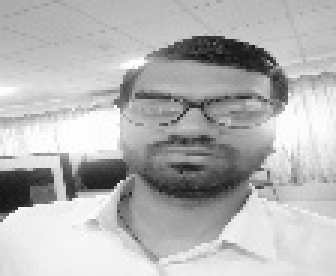
#> input picture Lab8/Test/5 files from Aman Verma on Mar 4, 2024/Aman_12.jpg, 112 x 92 px, found by its file name (shown 3 times larger)
$ jupyter execute --allow-errors Task2+3.ipynb
#> lines starting #> are read from the running program, lines starting #| are printed output that depends on the picture
[cell 1]
import os
import re
from PIL import Image
import numpy as np

def read_images(directory):
    x_train = []
    y_train = []
    target_width = 92
    target_height = 112

    # Loop through each friend's directory in the train directory
    for friend_dir in os.listdir(directory):
        friend_path = os.path.join(directory, friend_dir)

        # Check if the path is a directory
        if os.path.isdir(friend_path):
            print(f"Processing directory: {friend_path}")  # Print the current directory being processed

            # Loop through each image in the friend's directory
            for image_file in os.listdir(friend_path):
                image_path = os.path.join(friend_path, image_file)

                try:
                    # Check if the file is an image
                    if os.path.isfile(image_path) and image_file.lower().endswith(('.png', '.jpg', '.jpeg')):
                        # Open the image using PIL and convert to grayscale
                        img = Image.open(image_path).convert('L')

                        # Resize the image to a consistent shape
                        img = img.resize((target_width, target_height))

                        # Convert the image to numpy array
                        img_array = np.array(img)

                        # Append the image array to x_train
                        x_train.append(img_array)

                        # Extract the friend's name from the image filename
                        friend_name = extract_friend_name(image_file)

                        # Append the friend's name to y_train
                        y_train.append(friend_name)
                except Exception as e:
                    print(f"Error reading image {image_path}: {e}")

    return np.array(x_train), np.array(y_train)

def extract_friend_name(image_filename):
    # Extract friend's name from the image filename
    if '_' in image_filename:
        friend_name = image_filename.split('_')[0]  # Assuming friend's name is before the first underscore
    else:
        # If underscore is not present, find the index of the first number
        idx = next((i for i, c in enumerate(image_filename) if c.isdigit()), None)
        if idx is not None:
            friend_name = image_filename[:idx]  # Extract name before the first number
        else:
            friend_name = image_filename.split('.')[0]  # Assuming friend's name is before the first dot (.)
    return friend_name

# Provide the path to the train directory
train_directory = r"F:\Sem6\Computer Vision\Lab\Lab8\Train"  # Use raw string literal to avoid escaping backslashes

# Read images and corresponding labels
#> (the rest of this cell did not finish here and is left out)

#> (a cell that did not finish here is left out)

[cell 3]
test_directory = r"F:\Sem6\Computer Vision\Lab\Lab8\Test"

x_test, y_test = read_images(test_directory)
#> call 2 of read_images, with directory = 'F:\\Sem6\\Computer Vision\\Lab\\Lab8\\Test'
#> in read_images, img is the input picture: PIL image 112x92 L; min 19, max 255, mean 181.3
#> in read_images (call 2), `img = img.resize((target_width, target_height))`:
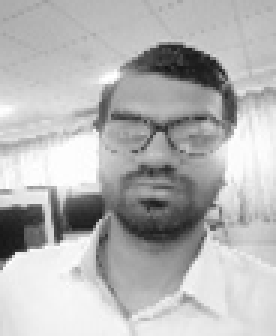
#> img: PIL image 92x112 L (shown 3 times larger); min 19, max 255, mean 181.3
#> pass 2 of the loop in read_images, `for friend_dir in os.listdir(directory):`:
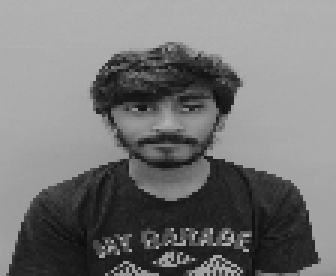
#> input picture Lab8/Test/5 files from Anudeep Talari on Mar 4, 2024/Anudeep_13.png, 112 x 92 px, found by its file name (shown 3 times larger)
#> in read_images, img is the input picture: PIL image 112x92 L; min 12, max 180, mean 117.4
#> in read_images (call 2), `img = img.resize((target_width, target_height))`:
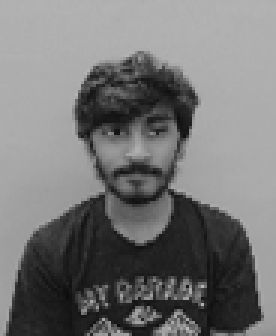
#> img: PIL image 92x112 L (shown 3 times larger); min 12, max 184, mean 117.4

print("Shape of x_test:", x_test.shape)
#| Shape of x_test: (4, 112, 92)
print("Shape of y_test:", y_test.shape)
#| Shape of y_test: (4,)
